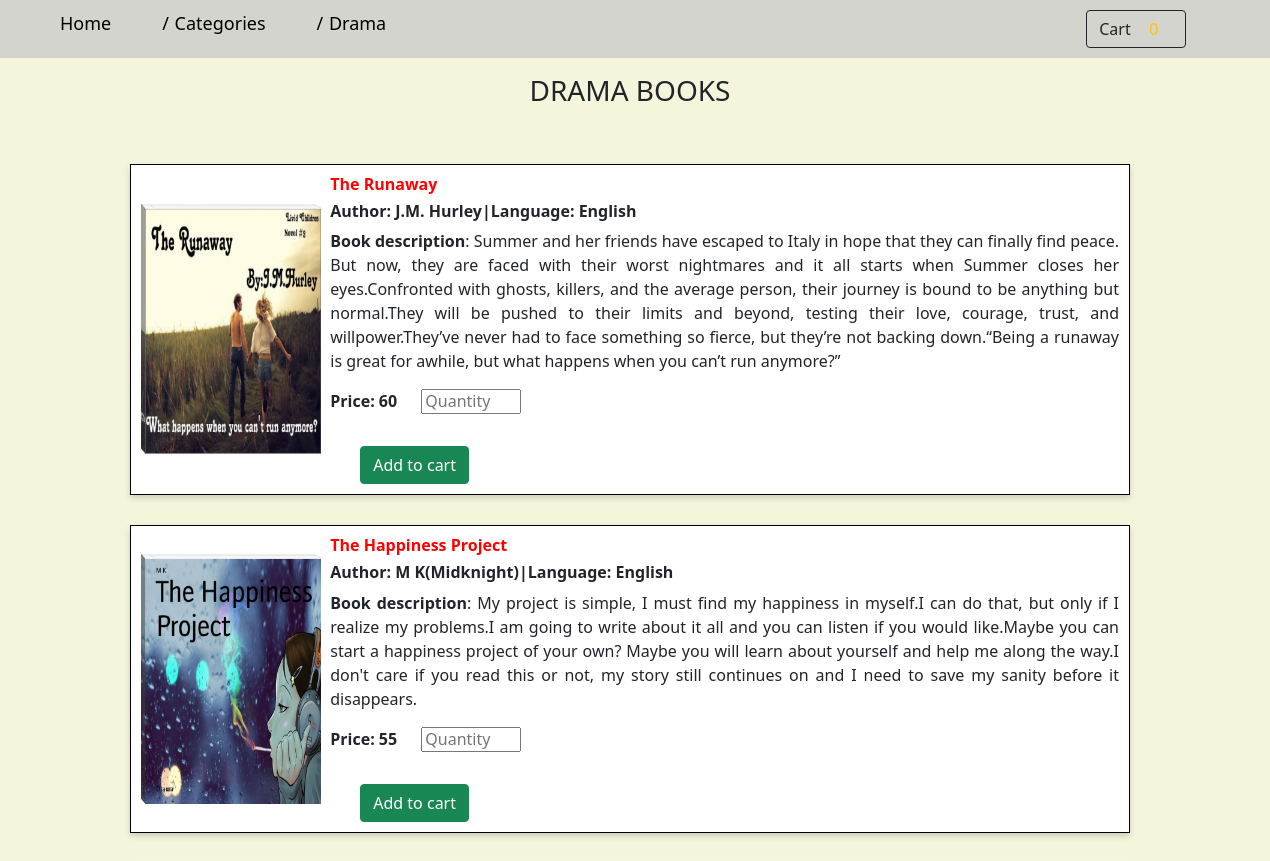
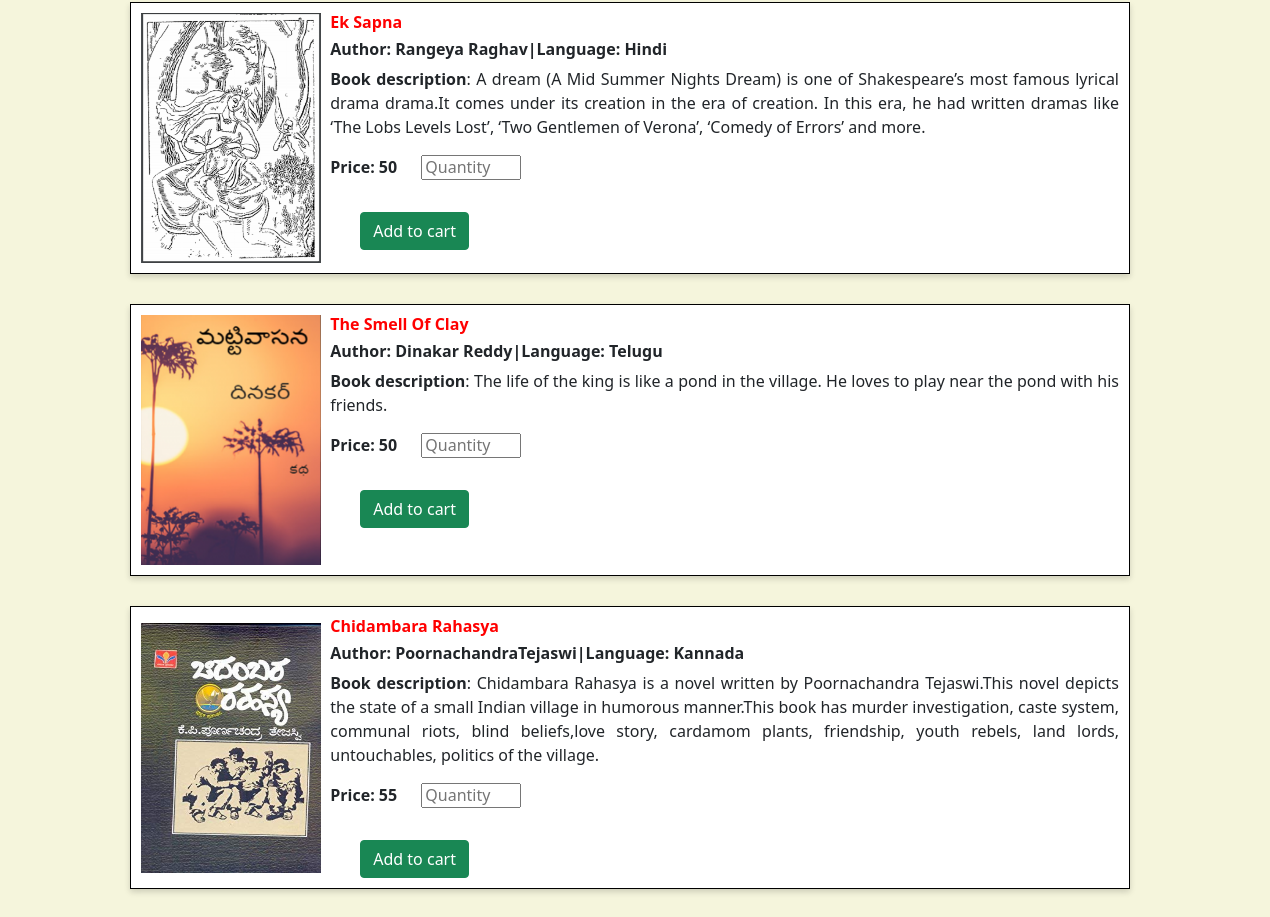
The app's page /php/drama.php with its own data (2 pictures, top to bottom).
### tables this page shows
CREATE TABLE `book` (
  `Id` int(20) NOT NULL,
  `Category` varchar(20) NOT NULL,
  `Name` varchar(100) NOT NULL,
  `Author` varchar(20) NOT NULL,
  `Language` varchar(20) NOT NULL,
  `Description` varchar(10000) NOT NULL,
  `Price` float NOT NULL,
  `Image` varchar(50) NOT NULL
);

### php/drama.php (the view, shortened to what this page needs)
<?php
include '../includes/connection.php';
?>
<!DOCTYPE html>
<html>
<head>
  <link href="../css/bootstrap.css" rel="stylesheet" />
  <link href="../css/style.css" rel="stylesheet" />
</head>
<body>
<nav>
    <ul class="breadcrumb">
      <li><a href="home.php">Home</a></li>
      <li><a href="home.php#categories">Categories</a></li>
      <li><a href="drama.php">Drama</a></li>
      <div style="margin-left :700px;">
     <a href="cart.php" class="btn btn-outline-dark"><i class="fas fa-shopping-cart"></i>Cart
             <?php
             if(isset($_SESSION['cart'])){
                 $count=count($_SESSION['cart']);?>
                   <span id="cart-count" class="btn btn-warning "><?php echo $count;?></span>
                 <?php
             }
             else{
                 ?>
                     <span id="cart-count" class="text-warning ">0</span>
                 <?php
             }
             ?></a>
    </ul>
  </nav>
  <div class="box">
    <h3 class="book-heading">DRAMA BOOKS</h3>
    <br><br>
    <?php
          $query="select * from book where category='Drama' ";
        $result=mysqli_query($conn,$query);
        $num=mysqli_num_rows($result);
        if($num>0)
        {
          while($row=mysqli_fetch_assoc($result)){
            $Name= $row['Name'];
            $Author =$row['Author'];
            $Language=$row['Language'];
            $Description=$row['Description'];
            $Price=$row['Price'];
            $Image=$row['Image'];
        ?>
    <div class="books-box" id="filter">
      <form action="drama.php" method="POST">
        <div class="book">
          <div class="book_img">
            <img src="<?php echo $Image;?>" style="margin-top:10px;margin-bottom:10px;">
          </div>
          <div class="book_content">
            <div style="padding-bottom:10px;padding-top:10px; ">
              <h6 style="color: red;"><b>
                  <?php echo $Name;?>
                </b></h6>
              <h6> <b>Author:
                  <?php echo $Author; ?>|Language:
                  <?php  echo $Language; ?>
                </b></h6>
              <p style="text-align: justify;"><b>Book description</b>:
                <?php echo $Description; ?>
              </p>
              <h6><b>Price:
                  <?php echo $Price; ?>
                </b><input type="number" name="Quantity" min="1" max="10" placeholder="Quantity"
                  style="width:100px; margin-left:20px;"></h6>
              <br>
             <button type="submit" class="btn btn-success" name="Add_to_cart" style="margin-left: 30px;">Add to cart</button>
            </div>
            </form>
         </div>
        </div>
</body>
</html>
<?php
}
}?>

### css/style.css (style rules this page uses)
body { background-color:beige; }
div { display: inline-block; }
ul li { display: inline; margin-left :50px; }
h3 { text-align: center; }
.books-box { display: block; }
.book { display: flex; height: auto; }
.book_img { background-color: white; width:20%; float: left; display: flex; align-items: center; justify-content: center; }
.book_content { background-color: white; width: 800px; float: right; padding-right: 10px; }
.book_img img { width: 180px; height: 250px; }
.book { margin-left: 130px; margin-right: 130px; border: 1px solid black; box-shadow: 0 3px 6px 0 rgba(0, 0, 0, 0.16); width: 1000px; margin-bottom: 30px; }
ul.breadcrumb { padding: 10px 10px; list-style: none; background-color:#cccc; }
ul.breadcrumb li { display: inline; font-size: 18px; }
ul.breadcrumb li+li:before { padding: 1px; color:black; content: "/\00a0"; }
ul.breadcrumb li a { color:black; text-decoration: none; }
#cart-count { text-align: center; border-radius: 3rem; padding: 0 0.9rem 0.1rem 0.9rem ; }

### records on screen
book: Image (picture), Name "The Runaway", Author "J.M. Hurley", Language "English", Description "Summer and her friends have escaped to Italy in hope that they can finally find peace. But now, they are faced with their worst nightmares and it all starts when Summer closes her eyes.Confronted with ghosts, killers, and the average person, their journey is bound to be anything but normal.They will be pushed to their limits and beyond, testing their love, courage, trust, and willpower.They’ve never had to face something so fierce, but they’re not backing down.“Being a runaway is great for awhile, but what happens when you can’t run anymore?”", Price "60"
book: Image (picture), Name "The Happiness Project", Author "M K(Midknight)", Language "English", Description "My project is simple, I must find my happiness in myself.I can do that, but only if I realize my problems.I am going to write about it all and you can listen if you would like.Maybe you can start a happiness project of your own? Maybe you will learn about yourself and help me along the way.I don't care if you read this or not, my story still continues on and I need to save my sanity before it disappears.", Price "55"
book: Image (picture), Name "Ek Sapna", Author "Rangeya Raghav", Language "Hindi", Description "A dream (A Mid Summer Nights Dream) is one of Shakespeare’s most famous lyrical drama drama.It comes under its creation in the era of creation. In this era, he had written dramas like ‘The Lobs Levels Lost’, ‘Two Gentlemen of Verona’, ‘Comedy of Errors’ and more.", Price "50"
book: Image (picture), Name "The Smell Of Clay", Author "Dinakar Reddy", Language "Telugu", Description "The life of the king is like a pond in the village. He loves to play near the pond with his friends.", Price "50"
book: Image (picture), Name "Chidambara Rahasya", Author "PoornachandraTejaswi", Language "Kannada", Description "Chidambara Rahasya is a novel written by Poornachandra Tejaswi.This novel depicts the state of a small Indian village in humorous manner.This book has murder investigation, caste system, communal riots, blind beliefs,love story, cardamom plants, friendship, youth rebels, land lords, untouchables, politics of the village.", Price "55"
